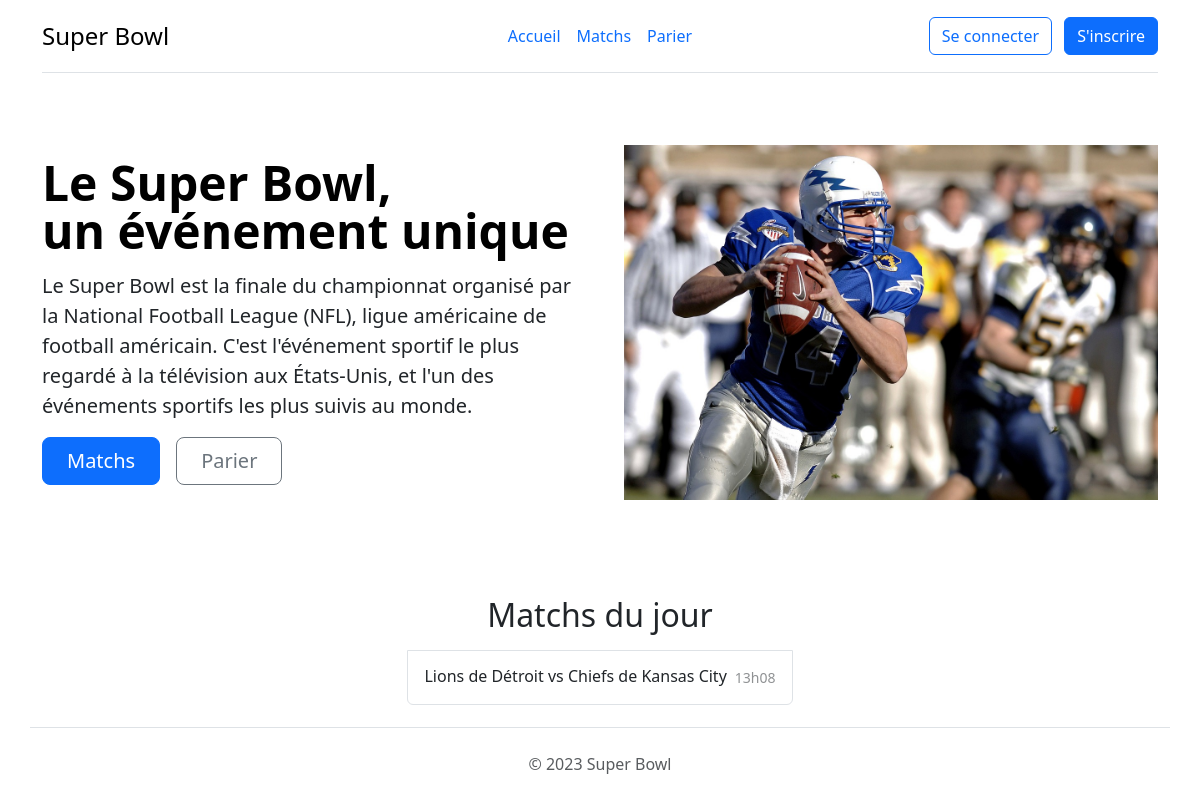
/app_web/public/index.php, run on the app's committed database.
### tables this page shows
CREATE TABLE IF NOT EXISTS game(
	id_game int(11) NOT NULL AUTO_INCREMENT,
	start_time datetime NOT NULL,
	end_time datetime,
	id_team1 int(11) NOT NULL,
	id_team2 int(11) NOT NULL,
	odds_1 float,
	odds_2 float,
	score_1 TINYINT,
	score_2 TINYINT,
	weather VARCHAR(255),
	PRIMARY KEY (id_game),
	FOREIGN KEY (id_team1) REFERENCES team(id_team),
	FOREIGN KEY (id_team2) REFERENCES team(id_team)
);

CREATE TABLE IF NOT EXISTS team (
	id_team int(11) NOT NULL AUTO_INCREMENT,
	name varchar(255) NOT NULL,
	country varchar(255) NOT NULL,
	PRIMARY KEY (id_team)
);

### app_web/public/index.php (called while the page is built, shortened)
<?php
spl_autoload_register(function($class)
{
    $class = str_replace("\\", "/", $class);
});
$url = $_SERVER['QUERY_STRING'] ?? null;
$url = explode("/", filter_var($url, FILTER_SANITIZE_URL));
$controller = !empty($url[0]) ? $url[0] : 'game';
$action = !empty($url[1]) ? $url[1] : 'home';
$param = $url[2] ?? null;
$param2 = $url[3] ?? null;
if (!empty($url[0]) && !empty($url[1])) {
    $controller = htmlspecialchars($url[0]);
    $action = htmlspecialchars($url[1]);
    $param = htmlspecialchars($param);
    $param2 = htmlspecialchars($param2);
} else {
    $controller = 'game';
    $action = 'home';
}
router($controller, $action, $param, $param2);

### app_web/app/models/Model.php (called while the page is built, shortened)
<?php
abstract class Model
{
    public function __construct() {
        try {
            $this->pdo = new PDO('mysql:host=localhost;dbname=superbowl;charset=utf8', 'root', '', [
                PDO::ATTR_ERRMODE => PDO::ERRMODE_EXCEPTION,
                PDO::ATTR_DEFAULT_FETCH_MODE => PDO::FETCH_ASSOC
            ]);
        } catch (PDOException $e) {
            throw new Exception("Erreur de la base de données");
        }
    }
}

### app_web/app/models/GameModel.php (called while the page is built, shortened)
<?php
class GameModel extends Model{
    public function findAllGamesToday(): array
    {
        try {
            $query = "SELECT game.id_game, t1.name AS t1_name, t2.name AS t2_name, DATE_FORMAT(start_time, '%Hh%i') AS game_date
            FROM game
            JOIN team t1 ON game.id_team1 = t1.id_team
            JOIN team t2 ON game.id_team2 = t2.id_team
            WHERE DATE(start_time) = CURDATE();";
            $query = $this->pdo->query($query);
            return $query->fetchAll();
        } catch (PDOException $dbError) {
            throw new Exception("Erreur de la base de données.");
        }
    }
}

### app_web/app/views/home.views.php (the view, shortened to what this page needs)
<div class="row flex-lg-row-reverse align-items-center g-5 py-5">
    <div class="col-10 col-sm-8 col-lg-6">
        <img src="assets/images/home_image.jpg" class="d-block mx-lg-auto img-fluid" alt="Bootstrap Themes" width="700" height="500" loading="lazy">
    </div>
    <div class="col-lg-6">
        <h1 class="display-5 fw-bold text-body-emphasis lh-1 mb-3">Le Super Bowl,<br>un événement unique</h1>
        <p class="lead">Le Super Bowl est la finale du championnat organisé par la National Football League (NFL), ligue américaine de football américain. C'est l'événement sportif le plus regardé à la télévision aux États-Unis, et l'un des événements sportifs les plus suivis au monde.</p>
        <div class="d-grid gap-2 d-md-flex justify-content-md-start">
            <a class="btn btn-primary btn-lg px-4 me-md-2" href="index.php?game/list" role="button">Matchs</a>
            <a class="btn btn-outline-secondary btn-lg px-4" href="index.php?game/select" role="button">Parier</a>
        </div>
    </div>
</div>
<div class="d-flex flex-column flex-md-row p-4 gap-4 py-md-5 align-items-center justify-content-center">
    <div class="list-group">
        <h2 class="text-center mb-3">Matchs du jour</h2>
        <?php if (isset($games)): ?>
        <?php foreach($games as $game): ?>
            <a href="index.php?game/show/<?=$game['id_game']?>" class="list-group-item list-group-item-action d-flex gap-3 py-3" aria-current="true">
                <div class="d-flex gap-2 w-100 justify-content-between">
                    <div>
                        <h6 class="mb-0"><?=$game['t1_name']?> vs <?=$game['t2_name']?></h6>
                    </div>
                    <small class="opacity-50 text-nowrap"><?=$game['game_date']?></small>
                </div>
            </a>
        <?php endforeach; ?>
        <?php endif; ?>
    </div>
</div>

### data on the page
game: id_team1.name "Lions de Détroit", id_team2.name "Chiefs de Kansas City", game_date "13h08"
